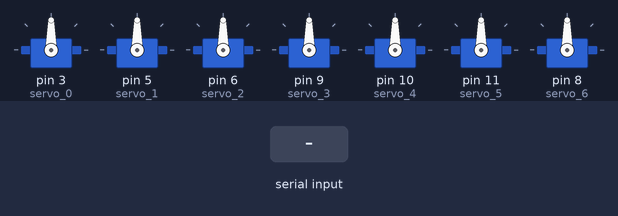
Recording of a sketch running on a simulated Arduino Uno, built with avr-gcc and run on an emulated ATmega328P. Shown: 7 × servo. The test bench sets the inputs (shaded band).

Above: at 1.2 s.
1.3 s: "30,150\n" received over Serial
At 1.9 s:
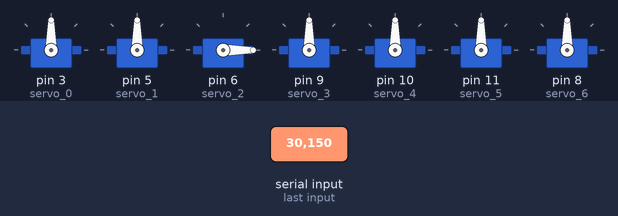
2.8 s: "1\n" received over Serial
At 4.0 s:
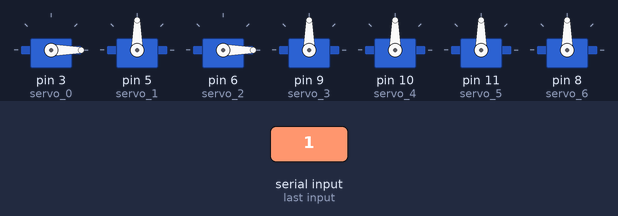
4.3 s: "2\n" received over Serial
At 5.2 s:
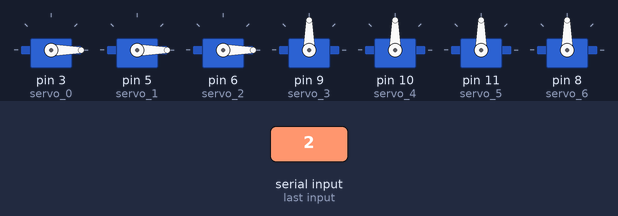
5.8 s: "4\n" received over Serial
At 6.3 s:
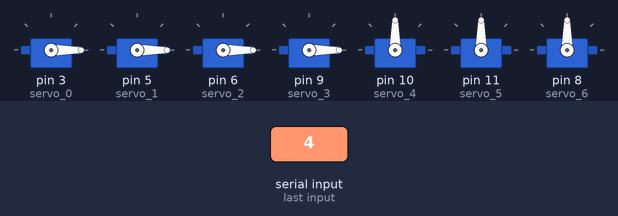
7.3 s: "5\n" received over Serial
At 8.5 s:
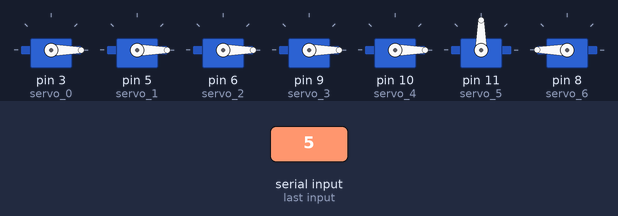
8.8 s: "1,90\n" received over Serial
At 9.9 s:
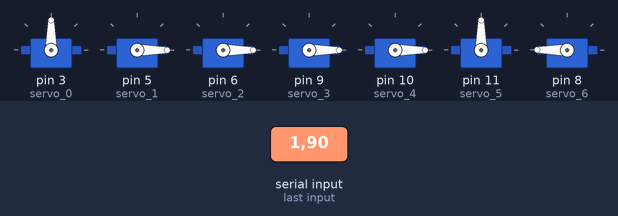
Timing chart, 0 to 11.3 s (numbered marks = the images above; inputs shaded):
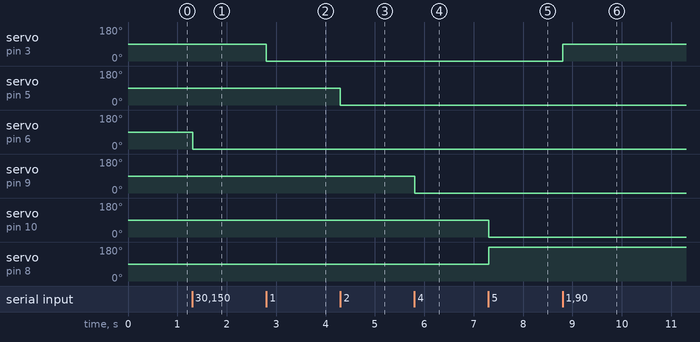

Measured:
- after the input at 1.3 s, servo on pin 6 (servo_2): 90° → 0° at once
- after the input at 2.8 s, servo on pin 3 (servo_0): 90° → 0° at once
- after the input at 4.3 s, servo on pin 5 (servo_1): 90° → 0° at once
- after the input at 5.8 s, servo on pin 9 (servo_3): 90° → 0° at once
- after the input at 7.3 s, servo on pin 10 (servo_4): 90° → 0° at once; servo on pin 8 (servo_6): 90° → 180° at once
- after the input at 8.8 s, servo on pin 3 (servo_0): 0° → 90° at once

The sketch:

6DOF_arm_simple.ino
```cpp
 #include <Servo.h>

Servo servo_0; // Declaration of object to control the first servo
Servo servo_1; // Declaration of object to control the second servo
Servo servo_2; // Declaration of object to control the third servo
Servo servo_3; // Declaration of object to control the fourth servo
Servo servo_4; // Declaration of object to control the fifth servo
Servo servo_5; // Declaration of object to control the sixth servo
Servo servo_6; // Declaration of object to control the seventh servo (not used in this project)

void setup() {
  Serial.begin(9600); // Initialize serial communication
  servo_0.attach(3); // Associate servo_0 to pin 2
  servo_1.attach(5); // Associate servo_1 to pin 3
  servo_2.attach(6); // Associate servo_2 to pin 4
  servo_3.attach(9); // Associate servo_3 to pin 5
  servo_4.attach(10); // Associate servo_4 to pin 6
  servo_5.attach(11); // Associate servo_5 to pin 7
  servo_6.attach(8); // Associate servo_6 to pin 8
}

void loop() {
  if (Serial.available() > 0) { // If there is data available to read
    String input = Serial.readStringUntil('\n'); // Read the data string until newline
    int servoIndex = input.substring(0, 1).toInt(); // Get the servo index
    int servoValue = input.substring(2).toInt(); // Get the servo value

    switch (servoIndex) {
      case 1:
        servo_0.write(servoValue);
        break;
      case 2:
        servo_1.write(servoValue);
        break;
      case 3:
        servo_2.write(servoValue);
        break;
      case 4:
        servo_3.write(servoValue);
        break;
      case 5:
        servo_4.write(servoValue);
        servo_6.write(180 - servoValue);
        break;
      case 6:
        servo_5.write(servoValue);
        break;
      default:
        // Invalid servo index
        break;
    }
  }
}
```
